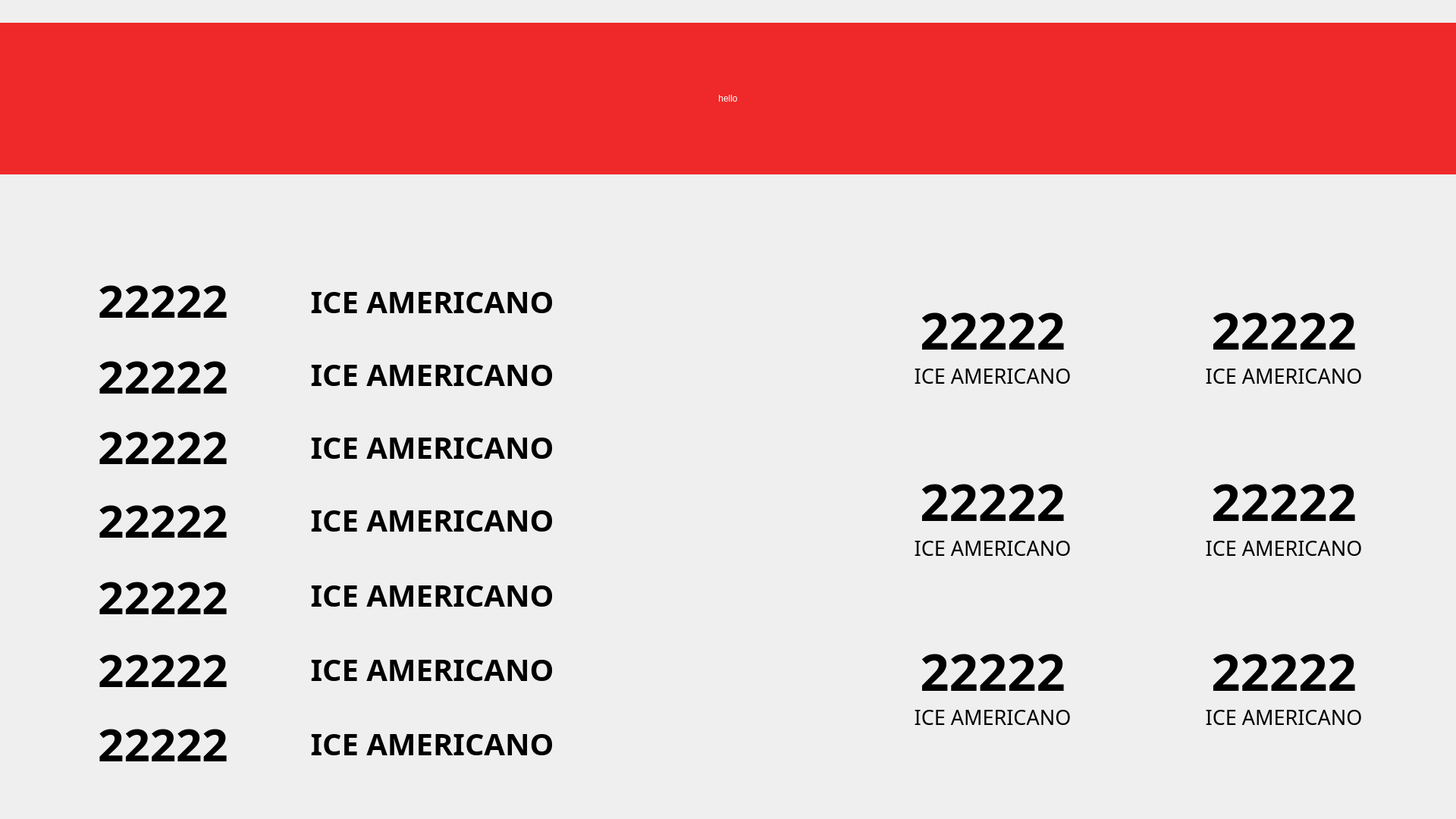
<?xml version="1.0" encoding="UTF-8"?>
<ui version="4.0">
 <class>DisplayDialog</class>
 <widget class="QDialog" name="DisplayDialog">
  <property name="geometry">
   <rect>
    <x>0</x>
    <y>0</y>
    <width>1920</width>
    <height>1080</height>
   </rect>
  </property>
  <property name="windowTitle">
   <string>Dialog</string>
  </property>
  <widget class="QLabel" name="LE_WAIT_STATUS_2">
   <property name="geometry">
    <rect>
     <x>880</x>
     <y>468</y>
     <width>50</width>
     <height>50</height>
    </rect>
   </property>
   <property name="font">
    <font>
     <family>Yrsa SemiBold</family>
     <pointsize>30</pointsize>
    </font>
   </property>
   <property name="text">
    <string/>
   </property>
   <property name="pixmap">
    <pixmap resource="resource.qrc">:/build/image/waiting.png</pixmap>
   </property>
   <property name="scaledContents">
    <bool>true</bool>
   </property>
   <property name="alignment">
    <set>Qt::AlignCenter</set>
   </property>
  </widget>
  <widget class="QLabel" name="LE_OUTLET_PIN_2_2">
   <property name="geometry">
    <rect>
     <x>1513</x>
     <y>616</y>
     <width>360</width>
     <height>90</height>
    </rect>
   </property>
   <property name="font">
    <font>
     <family>Yrsa SemiBold</family>
     <pointsize>50</pointsize>
     <weight>75</weight>
     <bold>true</bold>
    </font>
   </property>
   <property name="text">
    <string>22222</string>
   </property>
   <property name="alignment">
    <set>Qt::AlignCenter</set>
   </property>
  </widget>
  <widget class="QLabel" name="LE_OUTLET_STATUS_1_3">
   <property name="geometry">
    <rect>
     <x>1128</x>
     <y>803</y>
     <width>370</width>
     <height>223</height>
    </rect>
   </property>
   <property name="text">
    <string/>
   </property>
   <property name="pixmap">
    <pixmap resource="resource.qrc">:/build/image/outlet_c.png</pixmap>
   </property>
   <property name="scaledContents">
    <bool>true</bool>
   </property>
  </widget>
  <widget class="QLabel" name="LE_OUTLET_PIN_1_3">
   <property name="geometry">
    <rect>
     <x>1129</x>
     <y>840</y>
     <width>360</width>
     <height>90</height>
    </rect>
   </property>
   <property name="font">
    <font>
     <family>Yrsa SemiBold</family>
     <pointsize>50</pointsize>
     <weight>75</weight>
     <bold>true</bold>
    </font>
   </property>
   <property name="text">
    <string>22222</string>
   </property>
   <property name="alignment">
    <set>Qt::AlignCenter</set>
   </property>
  </widget>
  <widget class="QLabel" name="LE_OUTLET_PIN_1_2">
   <property name="geometry">
    <rect>
     <x>1129</x>
     <y>616</y>
     <width>360</width>
     <height>90</height>
    </rect>
   </property>
   <property name="font">
    <font>
     <family>Yrsa SemiBold</family>
     <pointsize>50</pointsize>
     <weight>75</weight>
     <bold>true</bold>
    </font>
   </property>
   <property name="text">
    <string>22222</string>
   </property>
   <property name="alignment">
    <set>Qt::AlignCenter</set>
   </property>
  </widget>
  <widget class="QLabel" name="LB_WAIT_PIN_4">
   <property name="geometry">
    <rect>
     <x>45</x>
     <y>640</y>
     <width>340</width>
     <height>90</height>
    </rect>
   </property>
   <property name="font">
    <font>
     <family>Yrsa SemiBold</family>
     <pointsize>45</pointsize>
     <weight>75</weight>
     <bold>true</bold>
    </font>
   </property>
   <property name="text">
    <string>22222</string>
   </property>
   <property name="alignment">
    <set>Qt::AlignCenter</set>
   </property>
  </widget>
  <widget class="QLabel" name="LB_WAIT_PIN_6">
   <property name="geometry">
    <rect>
     <x>45</x>
     <y>837</y>
     <width>340</width>
     <height>90</height>
    </rect>
   </property>
   <property name="font">
    <font>
     <family>Yrsa SemiBold</family>
     <pointsize>45</pointsize>
     <weight>75</weight>
     <bold>true</bold>
    </font>
   </property>
   <property name="text">
    <string>22222</string>
   </property>
   <property name="alignment">
    <set>Qt::AlignCenter</set>
   </property>
  </widget>
  <widget class="QLabel" name="LE_OUTLET_MENU_2_2">
   <property name="geometry">
    <rect>
     <x>1513</x>
     <y>687</y>
     <width>360</width>
     <height>71</height>
    </rect>
   </property>
   <property name="font">
    <font>
     <family>Yrsa SemiBold</family>
     <pointsize>20</pointsize>
    </font>
   </property>
   <property name="text">
    <string>ICE AMERICANO</string>
   </property>
   <property name="alignment">
    <set>Qt::AlignCenter</set>
   </property>
  </widget>
  <widget class="QLabel" name="LE_WAIT_STATUS_7">
   <property name="geometry">
    <rect>
     <x>880</x>
     <y>957</y>
     <width>50</width>
     <height>50</height>
    </rect>
   </property>
   <property name="font">
    <font>
     <family>Yrsa SemiBold</family>
     <pointsize>30</pointsize>
    </font>
   </property>
   <property name="text">
    <string/>
   </property>
   <property name="pixmap">
    <pixmap resource="resource.qrc">:/build/image/waiting.png</pixmap>
   </property>
   <property name="scaledContents">
    <bool>true</bool>
   </property>
   <property name="alignment">
    <set>Qt::AlignCenter</set>
   </property>
  </widget>
  <widget class="QLabel" name="LE_OUTLET_MENU_2_3">
   <property name="geometry">
    <rect>
     <x>1513</x>
     <y>910</y>
     <width>360</width>
     <height>71</height>
    </rect>
   </property>
   <property name="font">
    <font>
     <family>Yrsa SemiBold</family>
     <pointsize>20</pointsize>
    </font>
   </property>
   <property name="text">
    <string>ICE AMERICANO</string>
   </property>
   <property name="alignment">
    <set>Qt::AlignCenter</set>
   </property>
  </widget>
  <widget class="QLabel" name="LB_WAIT_PIN">
   <property name="geometry">
    <rect>
     <x>45</x>
     <y>350</y>
     <width>340</width>
     <height>90</height>
    </rect>
   </property>
   <property name="font">
    <font>
     <family>Yrsa SemiBold</family>
     <pointsize>45</pointsize>
     <weight>75</weight>
     <bold>true</bold>
    </font>
   </property>
   <property name="text">
    <string>22222</string>
   </property>
   <property name="alignment">
    <set>Qt::AlignCenter</set>
   </property>
  </widget>
  <widget class="QLabel" name="LE_OUTLET_PIN_2_1">
   <property name="geometry">
    <rect>
     <x>1513</x>
     <y>390</y>
     <width>360</width>
     <height>90</height>
    </rect>
   </property>
   <property name="font">
    <font>
     <family>Yrsa SemiBold</family>
     <pointsize>50</pointsize>
     <weight>75</weight>
     <bold>true</bold>
    </font>
   </property>
   <property name="text">
    <string>22222</string>
   </property>
   <property name="alignment">
    <set>Qt::AlignCenter</set>
   </property>
  </widget>
  <widget class="QLabel" name="LE_OUTLET_MENU_1_2">
   <property name="geometry">
    <rect>
     <x>1129</x>
     <y>687</y>
     <width>360</width>
     <height>71</height>
    </rect>
   </property>
   <property name="font">
    <font>
     <family>Yrsa SemiBold</family>
     <pointsize>20</pointsize>
    </font>
   </property>
   <property name="text">
    <string>ICE AMERICANO</string>
   </property>
   <property name="alignment">
    <set>Qt::AlignCenter</set>
   </property>
  </widget>
  <widget class="QLabel" name="LE_OUTLET_STATUS_1_1">
   <property name="geometry">
    <rect>
     <x>1128</x>
     <y>349</y>
     <width>370</width>
     <height>223</height>
    </rect>
   </property>
   <property name="text">
    <string/>
   </property>
   <property name="pixmap">
    <pixmap resource="resource.qrc">:/build/image/outlet_c.png</pixmap>
   </property>
   <property name="scaledContents">
    <bool>true</bool>
   </property>
  </widget>
  <widget class="QLabel" name="LE_WAIT_NAME_5">
   <property name="geometry">
    <rect>
     <x>370</x>
     <y>739</y>
     <width>400</width>
     <height>90</height>
    </rect>
   </property>
   <property name="font">
    <font>
     <family>Yrsa SemiBold</family>
     <pointsize>30</pointsize>
     <weight>75</weight>
     <bold>true</bold>
    </font>
   </property>
   <property name="text">
    <string>ICE AMERICANO</string>
   </property>
   <property name="alignment">
    <set>Qt::AlignCenter</set>
   </property>
  </widget>
  <widget class="QLabel" name="LB_WAIT_PIN_2">
   <property name="geometry">
    <rect>
     <x>45</x>
     <y>450</y>
     <width>340</width>
     <height>90</height>
    </rect>
   </property>
   <property name="font">
    <font>
     <family>Yrsa SemiBold</family>
     <pointsize>45</pointsize>
     <weight>75</weight>
     <bold>true</bold>
    </font>
   </property>
   <property name="text">
    <string>22222</string>
   </property>
   <property name="alignment">
    <set>Qt::AlignCenter</set>
   </property>
  </widget>
  <widget class="QLabel" name="LB_WAIT_PIN_5">
   <property name="geometry">
    <rect>
     <x>45</x>
     <y>741</y>
     <width>340</width>
     <height>90</height>
    </rect>
   </property>
   <property name="font">
    <font>
     <family>Yrsa SemiBold</family>
     <pointsize>45</pointsize>
     <weight>75</weight>
     <bold>true</bold>
    </font>
   </property>
   <property name="text">
    <string>22222</string>
   </property>
   <property name="alignment">
    <set>Qt::AlignCenter</set>
   </property>
  </widget>
  <widget class="QLabel" name="LE_WAIT_STATUS_5">
   <property name="geometry">
    <rect>
     <x>880</x>
     <y>761</y>
     <width>50</width>
     <height>50</height>
    </rect>
   </property>
   <property name="font">
    <font>
     <family>Yrsa SemiBold</family>
     <pointsize>30</pointsize>
    </font>
   </property>
   <property name="text">
    <string/>
   </property>
   <property name="pixmap">
    <pixmap resource="resource.qrc">:/build/image/waiting.png</pixmap>
   </property>
   <property name="scaledContents">
    <bool>true</bool>
   </property>
   <property name="alignment">
    <set>Qt::AlignCenter</set>
   </property>
  </widget>
  <widget class="QLabel" name="LE_WAIT_STATUS">
   <property name="geometry">
    <rect>
     <x>880</x>
     <y>372</y>
     <width>50</width>
     <height>50</height>
    </rect>
   </property>
   <property name="font">
    <font>
     <family>Yrsa SemiBold</family>
     <pointsize>30</pointsize>
    </font>
   </property>
   <property name="text">
    <string/>
   </property>
   <property name="pixmap">
    <pixmap resource="resource.qrc">:/build/image/making.png</pixmap>
   </property>
   <property name="scaledContents">
    <bool>true</bool>
   </property>
   <property name="alignment">
    <set>Qt::AlignCenter</set>
   </property>
  </widget>
  <widget class="QLabel" name="LE_WAIT_NAME_3">
   <property name="geometry">
    <rect>
     <x>370</x>
     <y>544</y>
     <width>400</width>
     <height>90</height>
    </rect>
   </property>
   <property name="font">
    <font>
     <family>Yrsa SemiBold</family>
     <pointsize>30</pointsize>
     <weight>75</weight>
     <bold>true</bold>
    </font>
   </property>
   <property name="text">
    <string>ICE AMERICANO</string>
   </property>
   <property name="alignment">
    <set>Qt::AlignCenter</set>
   </property>
  </widget>
  <widget class="QLabel" name="LE_WAIT_NAME_6">
   <property name="geometry">
    <rect>
     <x>370</x>
     <y>837</y>
     <width>400</width>
     <height>90</height>
    </rect>
   </property>
   <property name="font">
    <font>
     <family>Yrsa SemiBold</family>
     <pointsize>30</pointsize>
     <weight>75</weight>
     <bold>true</bold>
    </font>
   </property>
   <property name="text">
    <string>ICE AMERICANO</string>
   </property>
   <property name="alignment">
    <set>Qt::AlignCenter</set>
   </property>
  </widget>
  <widget class="QLabel" name="LE_OUTLET_MENU_1_3">
   <property name="geometry">
    <rect>
     <x>1129</x>
     <y>910</y>
     <width>360</width>
     <height>71</height>
    </rect>
   </property>
   <property name="font">
    <font>
     <family>Yrsa SemiBold</family>
     <pointsize>20</pointsize>
    </font>
   </property>
   <property name="text">
    <string>ICE AMERICANO</string>
   </property>
   <property name="alignment">
    <set>Qt::AlignCenter</set>
   </property>
  </widget>
  <widget class="QLabel" name="LE_OUTLET_STATUS_1_2">
   <property name="geometry">
    <rect>
     <x>1128</x>
     <y>577</y>
     <width>370</width>
     <height>223</height>
    </rect>
   </property>
   <property name="text">
    <string/>
   </property>
   <property name="pixmap">
    <pixmap resource="resource.qrc">:/build/image/outlet_c.png</pixmap>
   </property>
   <property name="scaledContents">
    <bool>true</bool>
   </property>
  </widget>
  <widget class="QLabel" name="LE_WAIT_NAME_4">
   <property name="geometry">
    <rect>
     <x>370</x>
     <y>640</y>
     <width>400</width>
     <height>90</height>
    </rect>
   </property>
   <property name="font">
    <font>
     <family>Yrsa SemiBold</family>
     <pointsize>30</pointsize>
     <weight>75</weight>
     <bold>true</bold>
    </font>
   </property>
   <property name="text">
    <string>ICE AMERICANO</string>
   </property>
   <property name="alignment">
    <set>Qt::AlignCenter</set>
   </property>
  </widget>
  <widget class="QLabel" name="LE_OUTLET_STATUS_2_1">
   <property name="geometry">
    <rect>
     <x>1515</x>
     <y>349</y>
     <width>370</width>
     <height>223</height>
    </rect>
   </property>
   <property name="text">
    <string/>
   </property>
   <property name="pixmap">
    <pixmap resource="resource.qrc">:/build/image/outlet_c.png</pixmap>
   </property>
   <property name="scaledContents">
    <bool>true</bool>
   </property>
  </widget>
  <widget class="QLabel" name="LB_WAIT_PIN_3">
   <property name="geometry">
    <rect>
     <x>45</x>
     <y>543</y>
     <width>340</width>
     <height>90</height>
    </rect>
   </property>
   <property name="font">
    <font>
     <family>Yrsa SemiBold</family>
     <pointsize>45</pointsize>
     <weight>75</weight>
     <bold>true</bold>
    </font>
   </property>
   <property name="text">
    <string>22222</string>
   </property>
   <property name="alignment">
    <set>Qt::AlignCenter</set>
   </property>
  </widget>
  <widget class="QLabel" name="LE_OUTLET_PIN_1_1">
   <property name="geometry">
    <rect>
     <x>1129</x>
     <y>390</y>
     <width>360</width>
     <height>90</height>
    </rect>
   </property>
   <property name="font">
    <font>
     <family>Yrsa SemiBold</family>
     <pointsize>50</pointsize>
     <weight>75</weight>
     <bold>true</bold>
    </font>
   </property>
   <property name="text">
    <string>22222</string>
   </property>
   <property name="alignment">
    <set>Qt::AlignCenter</set>
   </property>
  </widget>
  <widget class="QLabel" name="LE_OUTLET_MENU_2_1">
   <property name="geometry">
    <rect>
     <x>1513</x>
     <y>460</y>
     <width>360</width>
     <height>71</height>
    </rect>
   </property>
   <property name="font">
    <font>
     <family>Yrsa SemiBold</family>
     <pointsize>20</pointsize>
    </font>
   </property>
   <property name="text">
    <string>ICE AMERICANO</string>
   </property>
   <property name="alignment">
    <set>Qt::AlignCenter</set>
   </property>
  </widget>
  <widget class="QLabel" name="LE_OUTLET_STATUS_2_3">
   <property name="geometry">
    <rect>
     <x>1515</x>
     <y>803</y>
     <width>370</width>
     <height>223</height>
    </rect>
   </property>
   <property name="text">
    <string/>
   </property>
   <property name="pixmap">
    <pixmap resource="resource.qrc">:/build/image/outlet_c.png</pixmap>
   </property>
   <property name="scaledContents">
    <bool>true</bool>
   </property>
  </widget>
  <widget class="QLabel" name="LE_WAIT_NAME_7">
   <property name="geometry">
    <rect>
     <x>370</x>
     <y>935</y>
     <width>400</width>
     <height>90</height>
    </rect>
   </property>
   <property name="font">
    <font>
     <family>Yrsa SemiBold</family>
     <pointsize>30</pointsize>
     <weight>75</weight>
     <bold>true</bold>
    </font>
   </property>
   <property name="text">
    <string>ICE AMERICANO</string>
   </property>
   <property name="alignment">
    <set>Qt::AlignCenter</set>
   </property>
  </widget>
  <widget class="QLabel" name="LE_OUTLET_STATUS_2_2">
   <property name="geometry">
    <rect>
     <x>1515</x>
     <y>576</y>
     <width>370</width>
     <height>223</height>
    </rect>
   </property>
   <property name="text">
    <string/>
   </property>
   <property name="pixmap">
    <pixmap resource="resource.qrc">:/build/image/outlet_c.png</pixmap>
   </property>
   <property name="scaledContents">
    <bool>true</bool>
   </property>
  </widget>
  <widget class="QLabel" name="LE_WAIT_STATUS_4">
   <property name="geometry">
    <rect>
     <x>880</x>
     <y>661</y>
     <width>50</width>
     <height>50</height>
    </rect>
   </property>
   <property name="font">
    <font>
     <family>Yrsa SemiBold</family>
     <pointsize>30</pointsize>
    </font>
   </property>
   <property name="text">
    <string/>
   </property>
   <property name="pixmap">
    <pixmap resource="resource.qrc">:/build/image/waiting.png</pixmap>
   </property>
   <property name="scaledContents">
    <bool>true</bool>
   </property>
   <property name="alignment">
    <set>Qt::AlignCenter</set>
   </property>
  </widget>
  <widget class="QLabel" name="label">
   <property name="geometry">
    <rect>
     <x>-10</x>
     <y>-10</y>
     <width>1940</width>
     <height>1100</height>
    </rect>
   </property>
   <property name="text">
    <string/>
   </property>
   <property name="pixmap">
    <pixmap resource="resource.qrc">:/build/image/background_c.png</pixmap>
   </property>
   <property name="scaledContents">
    <bool>true</bool>
   </property>
  </widget>
  <widget class="QLabel" name="LE_WAIT_NAME_2">
   <property name="geometry">
    <rect>
     <x>370</x>
     <y>448</y>
     <width>400</width>
     <height>90</height>
    </rect>
   </property>
   <property name="font">
    <font>
     <family>Yrsa SemiBold</family>
     <pointsize>30</pointsize>
     <weight>75</weight>
     <bold>true</bold>
    </font>
   </property>
   <property name="text">
    <string>ICE AMERICANO</string>
   </property>
   <property name="alignment">
    <set>Qt::AlignCenter</set>
   </property>
  </widget>
  <widget class="QLabel" name="LE_WAIT_NAME">
   <property name="geometry">
    <rect>
     <x>370</x>
     <y>352</y>
     <width>400</width>
     <height>90</height>
    </rect>
   </property>
   <property name="font">
    <font>
     <family>Yrsa SemiBold</family>
     <pointsize>30</pointsize>
     <weight>75</weight>
     <bold>true</bold>
    </font>
   </property>
   <property name="text">
    <string>ICE AMERICANO</string>
   </property>
   <property name="alignment">
    <set>Qt::AlignCenter</set>
   </property>
  </widget>
  <widget class="QLabel" name="LE_WAIT_STATUS_6">
   <property name="geometry">
    <rect>
     <x>880</x>
     <y>856</y>
     <width>50</width>
     <height>50</height>
    </rect>
   </property>
   <property name="font">
    <font>
     <family>Yrsa SemiBold</family>
     <pointsize>30</pointsize>
    </font>
   </property>
   <property name="text">
    <string/>
   </property>
   <property name="pixmap">
    <pixmap resource="resource.qrc">:/build/image/waiting.png</pixmap>
   </property>
   <property name="scaledContents">
    <bool>true</bool>
   </property>
   <property name="alignment">
    <set>Qt::AlignCenter</set>
   </property>
  </widget>
  <widget class="QLabel" name="LB_WAIT_PIN_7">
   <property name="geometry">
    <rect>
     <x>45</x>
     <y>935</y>
     <width>340</width>
     <height>90</height>
    </rect>
   </property>
   <property name="font">
    <font>
     <family>Yrsa SemiBold</family>
     <pointsize>45</pointsize>
     <weight>75</weight>
     <bold>true</bold>
    </font>
   </property>
   <property name="text">
    <string>22222</string>
   </property>
   <property name="alignment">
    <set>Qt::AlignCenter</set>
   </property>
  </widget>
  <widget class="QLabel" name="LE_OUTLET_MENU_1_1">
   <property name="geometry">
    <rect>
     <x>1129</x>
     <y>460</y>
     <width>360</width>
     <height>71</height>
    </rect>
   </property>
   <property name="font">
    <font>
     <family>Yrsa SemiBold</family>
     <pointsize>20</pointsize>
    </font>
   </property>
   <property name="text">
    <string>ICE AMERICANO</string>
   </property>
   <property name="alignment">
    <set>Qt::AlignCenter</set>
   </property>
  </widget>
  <widget class="QLabel" name="LE_OUTLET_PIN_2_3">
   <property name="geometry">
    <rect>
     <x>1513</x>
     <y>840</y>
     <width>360</width>
     <height>90</height>
    </rect>
   </property>
   <property name="font">
    <font>
     <family>Yrsa SemiBold</family>
     <pointsize>50</pointsize>
     <weight>75</weight>
     <bold>true</bold>
    </font>
   </property>
   <property name="text">
    <string>22222</string>
   </property>
   <property name="alignment">
    <set>Qt::AlignCenter</set>
   </property>
  </widget>
  <widget class="QLabel" name="LE_WAIT_STATUS_3">
   <property name="geometry">
    <rect>
     <x>880</x>
     <y>562</y>
     <width>50</width>
     <height>50</height>
    </rect>
   </property>
   <property name="font">
    <font>
     <family>Yrsa SemiBold</family>
     <pointsize>30</pointsize>
    </font>
   </property>
   <property name="text">
    <string/>
   </property>
   <property name="pixmap">
    <pixmap resource="resource.qrc">:/build/image/waiting.png</pixmap>
   </property>
   <property name="scaledContents">
    <bool>true</bool>
   </property>
   <property name="alignment">
    <set>Qt::AlignCenter</set>
   </property>
  </widget>
  <widget class="QLabel" name="BACKGROUND_READY">
   <property name="enabled">
    <bool>true</bool>
   </property>
   <property name="geometry">
    <rect>
     <x>-10</x>
     <y>-10</y>
     <width>1940</width>
     <height>1100</height>
    </rect>
   </property>
   <property name="text">
    <string/>
   </property>
   <property name="pixmap">
    <pixmap resource="resource.qrc">:/build/image/background_prepare_c.png</pixmap>
   </property>
   <property name="scaledContents">
    <bool>true</bool>
   </property>
  </widget>
  <widget class="QLabel" name="BACKGROUND_1">
   <property name="geometry">
    <rect>
     <x>1920</x>
     <y>0</y>
     <width>1920</width>
     <height>1080</height>
    </rect>
   </property>
   <property name="text">
    <string/>
   </property>
   <property name="pixmap">
    <pixmap resource="resource.qrc">:/build/image/display_page1.png</pixmap>
   </property>
   <property name="scaledContents">
    <bool>true</bool>
   </property>
  </widget>
  <widget class="QLabel" name="BACKGROUND_2">
   <property name="geometry">
    <rect>
     <x>1920</x>
     <y>0</y>
     <width>1920</width>
     <height>1080</height>
    </rect>
   </property>
   <property name="text">
    <string/>
   </property>
   <property name="pixmap">
    <pixmap resource="resource.qrc">:/build/image/display_page2.png</pixmap>
   </property>
   <property name="scaledContents">
    <bool>true</bool>
   </property>
  </widget>
  <widget class="QLabel" name="BACKGROUND_3">
   <property name="enabled">
    <bool>true</bool>
   </property>
   <property name="geometry">
    <rect>
     <x>1920</x>
     <y>0</y>
     <width>1920</width>
     <height>1080</height>
    </rect>
   </property>
   <property name="text">
    <string/>
   </property>
   <property name="pixmap">
    <pixmap resource="resource.qrc">:/build/image/display_page3.png</pixmap>
   </property>
   <property name="scaledContents">
    <bool>true</bool>
   </property>
  </widget>
  <widget class="QFrame" name="FR_NOTICE">
   <property name="geometry">
    <rect>
     <x>0</x>
     <y>30</y>
     <width>1920</width>
     <height>200</height>
    </rect>
   </property>
   <property name="autoFillBackground">
    <bool>false</bool>
   </property>
   <property name="styleSheet">
    <string notr="true">QFrame{
	background-color: rgb(239, 41, 41);
}
QLabel{
	color: white;
	font: 70pt &quot;함초롬돋움&quot;;
}</string>
   </property>
   <property name="frameShape">
    <enum>QFrame::NoFrame</enum>
   </property>
   <property name="frameShadow">
    <enum>QFrame::Raised</enum>
   </property>
   <widget class="QLabel" name="LB_NOTICE">
    <property name="geometry">
     <rect>
      <x>0</x>
      <y>0</y>
      <width>1920</width>
      <height>200</height>
     </rect>
    </property>
    <property name="toolTipDuration">
     <number>0</number>
    </property>
    <property name="styleSheet">
     <string notr="true">QPushButton {
	border:2px solid #D1BCED;
	font: 30pt &quot;함초롬돋움&quot;; 
 	color: white;\n}</string>
    </property>
    <property name="text">
     <string>hello</string>
    </property>
    <property name="alignment">
     <set>Qt::AlignCenter</set>
    </property>
   </widget>
  </widget>
  <zorder>label</zorder>
  <zorder>LE_WAIT_STATUS_2</zorder>
  <zorder>LE_OUTLET_PIN_2_2</zorder>
  <zorder>LE_OUTLET_PIN_1_3</zorder>
  <zorder>LE_OUTLET_PIN_1_2</zorder>
  <zorder>LB_WAIT_PIN_4</zorder>
  <zorder>LB_WAIT_PIN_6</zorder>
  <zorder>LE_OUTLET_MENU_2_2</zorder>
  <zorder>LE_WAIT_STATUS_7</zorder>
  <zorder>LE_OUTLET_MENU_2_3</zorder>
  <zorder>LB_WAIT_PIN</zorder>
  <zorder>LE_OUTLET_PIN_2_1</zorder>
  <zorder>LE_OUTLET_MENU_1_2</zorder>
  <zorder>LE_WAIT_NAME_5</zorder>
  <zorder>LB_WAIT_PIN_5</zorder>
  <zorder>LE_WAIT_STATUS_5</zorder>
  <zorder>LE_WAIT_STATUS</zorder>
  <zorder>LE_WAIT_NAME_3</zorder>
  <zorder>LE_WAIT_NAME_6</zorder>
  <zorder>LE_OUTLET_MENU_1_3</zorder>
  <zorder>LE_WAIT_NAME_4</zorder>
  <zorder>LE_OUTLET_PIN_1_1</zorder>
  <zorder>LE_OUTLET_MENU_2_1</zorder>
  <zorder>LE_WAIT_NAME_7</zorder>
  <zorder>LE_WAIT_STATUS_4</zorder>
  <zorder>LE_WAIT_NAME_2</zorder>
  <zorder>LE_WAIT_NAME</zorder>
  <zorder>LE_WAIT_STATUS_6</zorder>
  <zorder>LB_WAIT_PIN_7</zorder>
  <zorder>LE_OUTLET_MENU_1_1</zorder>
  <zorder>LE_OUTLET_PIN_2_3</zorder>
  <zorder>LE_WAIT_STATUS_3</zorder>
  <zorder>LB_WAIT_PIN_2</zorder>
  <zorder>LB_WAIT_PIN_3</zorder>
  <zorder>LE_OUTLET_STATUS_2_2</zorder>
  <zorder>LE_OUTLET_STATUS_1_3</zorder>
  <zorder>LE_OUTLET_STATUS_1_1</zorder>
  <zorder>LE_OUTLET_STATUS_1_2</zorder>
  <zorder>LE_OUTLET_STATUS_2_3</zorder>
  <zorder>LE_OUTLET_STATUS_2_1</zorder>
  <zorder>BACKGROUND_1</zorder>
  <zorder>BACKGROUND_2</zorder>
  <zorder>BACKGROUND_3</zorder>
  <zorder>FR_NOTICE</zorder>
  <zorder>BACKGROUND_READY</zorder>
 </widget>
 <resources>
  <include location="resource.qrc"/>
 </resources>
 <connections/>
</ui>
